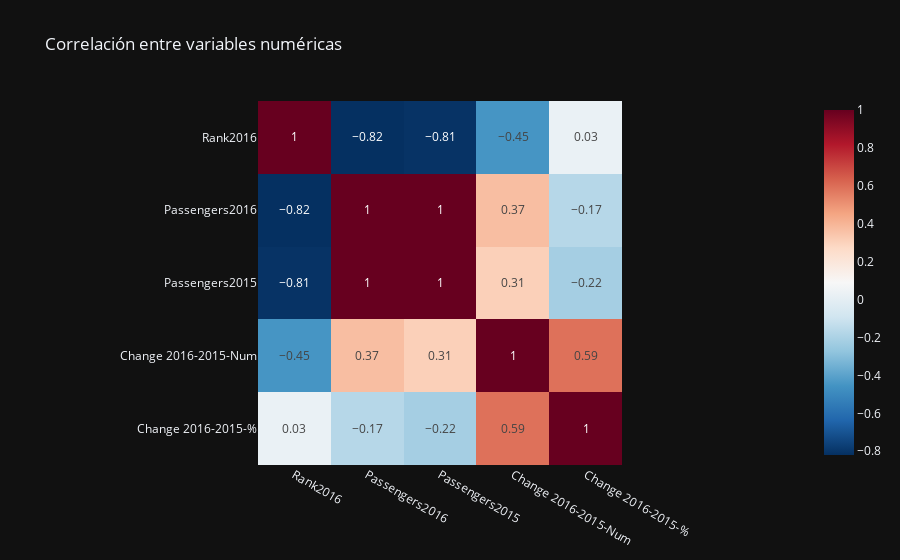

This figure's notebook cell:
### Code cell
px.imshow(correlacion_round, text_auto=True, title="Correlación entre variables numéricas", template="plotly_dark", color_continuous_scale="RdBu_r")

### Figure 1 — Plotly figure (JSON) as saved in the notebook; plotly's stock layout.template omitted (floating-point values rounded to 4 significant figures)
{"data": [{"coloraxis": "coloraxis", "hovertemplate": "x: %{x}<br>y: %{y}<br>color: %{z}<extra></extra>", "name": "0", "texttemplate": "%{z}", "type": "heatmap", "x": ["Rank2016", "Passengers2016", "Passengers2015", "Change 2016-2015-Num", "Change 2016-2015-%"], "xaxis": "x", "y": ["Rank2016", "Passengers2016", "Passengers2015", "Change 2016-2015-Num", "Change 2016-2015-%"], "yaxis": "y", "z": [[1, -0.82, -0.81, -0.45, 0.03], [-0.82, 1, 1, 0.37, -0.17], [-0.81, 1, 1, 0.31, -0.22], [-0.45, 0.37, 0.31, 1, 0.59], [0.03, -0.17, -0.22, 0.59, 1]]}], "layout": {"coloraxis": {"colorscale": [[0, "rgb(5,48,97)"], [0.1, "rgb(33,102,172)"], [0.2, "rgb(67,147,195)"], [0.3, "rgb(146,197,222)"], [0.4, "rgb(209,229,240)"], [0.5, "rgb(247,247,247)"], [0.6, "rgb(253,219,199)"], [0.7, "rgb(244,165,130)"], [0.8, "rgb(214,96,77)"], [0.9, "rgb(178,24,43)"], [1, "rgb(103,0,31)"]]}, "title": {"text": "Correlación entre variables numéricas"}, "xaxis": {"anchor": "y", "constrain": "domain", "domain": [0, 1], "scaleanchor": "y"}, "yaxis": {"anchor": "x", "autorange": "reversed", "constrain": "domain", "domain": [0, 1]}}}
